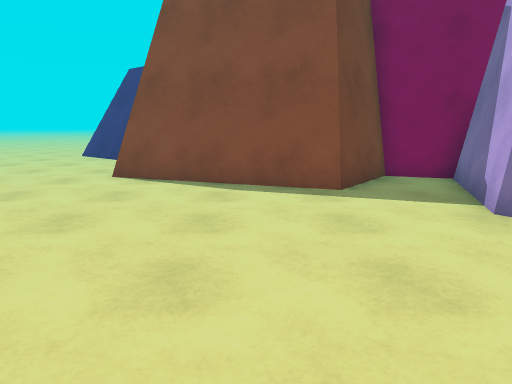
View 1 (above)

13 first-person views from a walk through a Unity game level. The camera is 1.3 m above the floor, tilts 10° down and sees 70° across. The floor is counted in squares, 1 m on a side. Each view is taken from the middle of a square. On the plan, view 1 faces up. The plan holds only what a view shows up to about 15 squares ahead; the rest is blank. The place goes on beyond the plan. The player is left out. Surface patterns are stand-ins for the level's own textures.

View 2
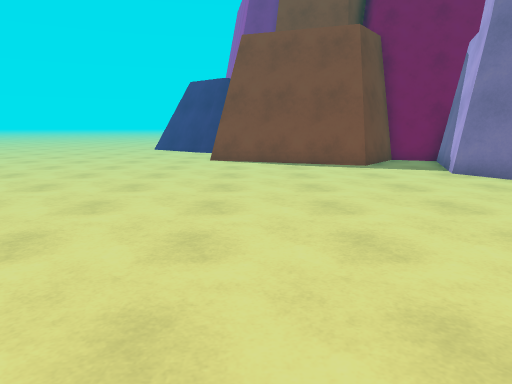

View 3
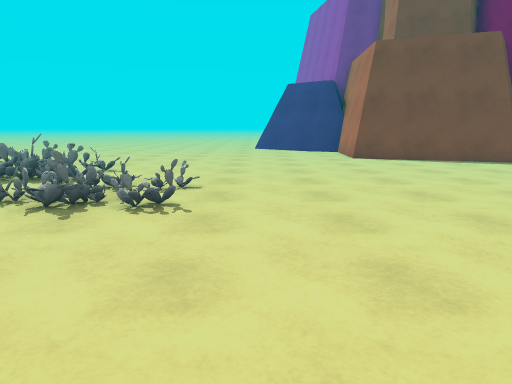

View 4
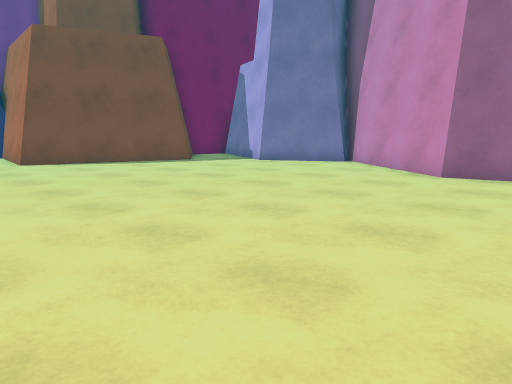

View 5
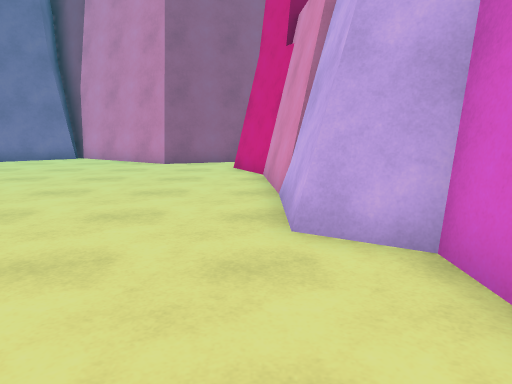

View 6
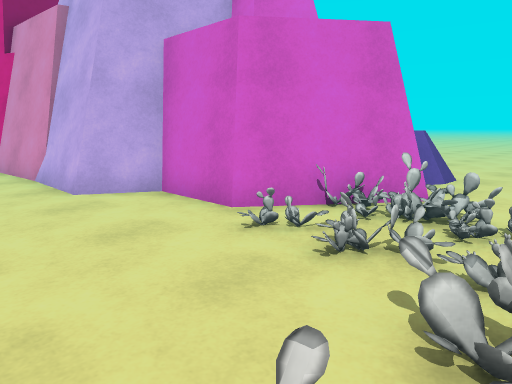

View 7
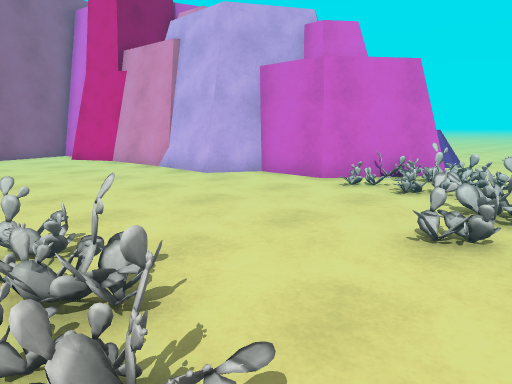

View 8
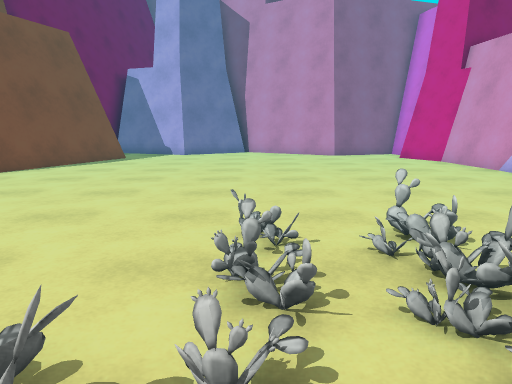

View 9
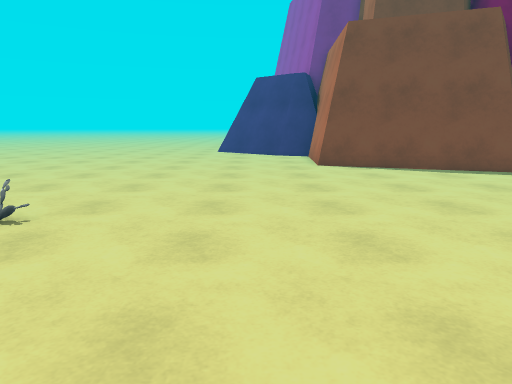

View 10
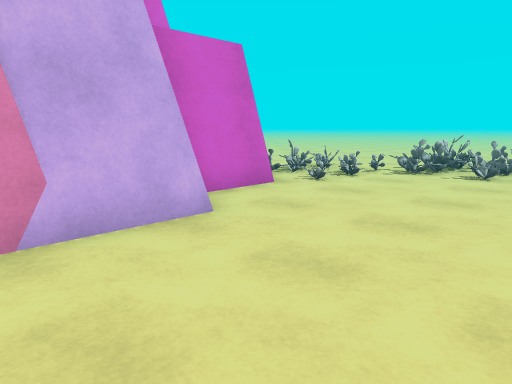

View 11
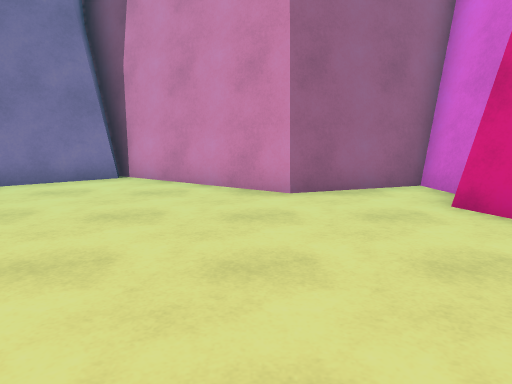

View 12
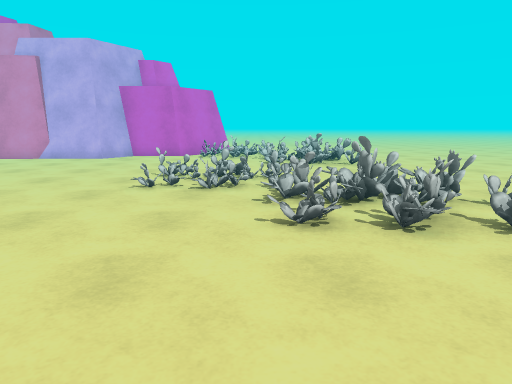

View 13
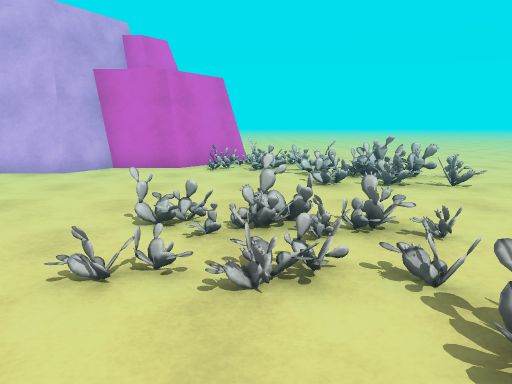

### Floor plan
Key: @ floor where view 1 was taken; # wall or solid block; . main floor; : floor 0.25 m higher than the main floor; / step, stairs or slope; C cactus; R rock; O other object.
Columns run from 14 left of view 1 to 6 right of it. Each row starts with its distance up from view 1.
 10 ..........####   ###
  9 ............######.#
  8 ...............##..#
  7 ..................##
  6 ..................##
  5 CC/...............##
  4 CC/................#
  3 CC/................##
  2 .//:C...............#
  1 ././/..............##
  0 .OCC/C........@...##
 -1 ..................#
 -2 ..................#
 -3 O.................#
 -4 C.C...............#
 -5 CC............######
 -6 .O.CC...#######
 -7 ......####
 -8 ..CCC##
 -9 ... ##
-10  ...#
-11  ...
-12   ..RR
-13    .R
-14    ..
-15    ...
-16    ...
-17     ..
-18     ...
-19     ...
-20     ..

Positions as (right, up) in squares from view 1, and headings:
1: (0, 0), facing up
2: (-2, -5), facing up
3: (-8, -6), facing up
4: (-7, -5), facing up-right
5: (-10, -5), facing right
6: (-13, -3), facing down-right
7: (-14, 1), facing down-right
8: (-14, 2), facing right
9: (-6, -3), facing up
10: (-2, -1), facing down-left
11: (-4, -1), facing right
12: (-12, 10), facing down
13: (-11, 5), facing down
